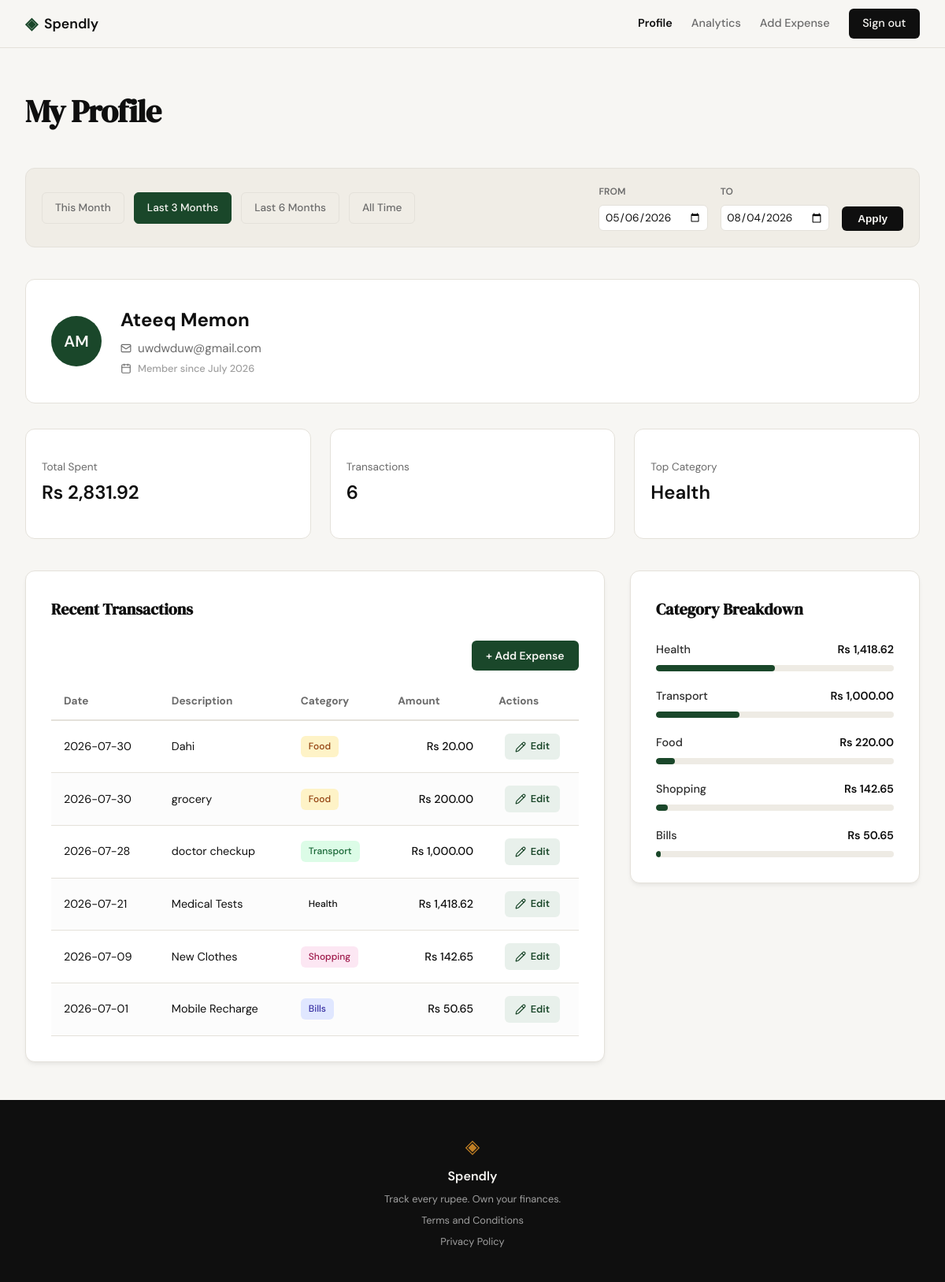
The page /profile?date_from=2026-05-06&date_to=2026-08-04 (signed in) on the database its author committed.
### tables this page shows
CREATE TABLE users (
                id INTEGER PRIMARY KEY AUTOINCREMENT,
                name TEXT NOT NULL,
                email TEXT UNIQUE NOT NULL,
                password_hash TEXT NOT NULL,
                created_at TEXT DEFAULT (datetime('now'))
            );

CREATE TABLE expenses (
                id INTEGER PRIMARY KEY AUTOINCREMENT,
                user_id INTEGER NOT NULL,
                amount REAL NOT NULL,
                category TEXT NOT NULL,
                date TEXT NOT NULL,
                description TEXT,
                created_at TEXT DEFAULT (datetime('now')),
                FOREIGN KEY (user_id) REFERENCES users (id)
            );

### app.py (the view)
@app.route("/profile")
def profile():
    if not session.get("user_id"):
        flash("Please log in to access your profile.", "error")
        return redirect(url_for("login"))
    user_id = session["user_id"]
    date_from = request.args.get("date_from")
    date_to = request.args.get("date_to")
    validated_from = None
    validated_to = None
    if date_from and date_to:
        try:
            validated_from = datetime.strptime(date_from, "%Y-%m-%d").date()
            validated_to = datetime.strptime(date_to, "%Y-%m-%d").date()
            if validated_from > validated_to:
                flash("Start date must be before end date.", "error")
                validated_from = validated_to = None
        except ValueError:
            validated_from = validated_to = None # Explicitly reset
    today = datetime.now().date()
    presets = {
        "this_month": {
            "label": "This Month",
            "from": datetime(today.year, today.month, 1).date(),
            "to": today
        },
        "last_3_months": {
            "label": "Last 3 Months",
            "from": today - timedelta(days=90), # Approx 3 months
            "to": today
        },
        "last_6_months": {
            "label": "Last 6 Months",
            "from": today - timedelta(days=180), # Approx 6 months
            "to": today
        },
        "all_time": {
            "label": "All Time",
            "from": None,
            "to": None
        }
    }
    user_info = get_user_by_id(user_id)
    if not user_info:
        flash("User profile not found.", "error")
        return redirect(url_for("login"))
    stats = get_summary_stats(user_id, date_from=validated_from, date_to=validated_to)
    txs = get_recent_transactions(user_id, date_from=validated_from, date_to=validated_to)
    cats = get_category_breakdown(user_id, date_from=validated_from, date_to=validated_to)
    profile_data = {
        "user": {
            "name": user_info["name"],
            "email": user_info["email"],
            "initials": "".join([n[0].upper() for n in user_info["name"].split()]),
            "joined": user_info["member_since"]
        },
        "stats": {
            "total_spent": f"Rs {stats['total_spent']:,.2f}",
            "tx_count": stats["transaction_count"],
            "top_category": stats["top_category"]
        },
        "transactions": [
            {
                "id": tx["id"],
                "date": tx["date"],
                "desc": tx["desc"],
                "category": tx["category"],
                "amount": f"Rs {tx['amount']:,.2f}"
            }
            for tx in txs
        ],
        "categories": [
            {
                "name": cat["name"],
                "amount": f"Rs {cat['amount']:,.2f}",
                "percent": cat["pct"]
            }
            for cat in cats
        ]
    }
    return render_template("profile.html", profile=profile_data, date_from=validated_from, date_to=validated_to, presets=presets)

### database/db.py (called while the page is built)
def get_db():
    conn = sqlite3.connect(DB_PATH)
    conn.row_factory = sqlite3.Row
    conn.execute("PRAGMA foreign_keys = ON")
    return conn

### database/queries.py (called while the page is built)
def get_user_by_id(user_id):
    with get_db() as conn:
        row = conn.execute('SELECT name, email, created_at FROM users WHERE id = ?', (user_id,)).fetchone()
        if not row:
            return None
        try:
            dt = datetime.strptime(row['created_at'], '%Y-%m-%d %H:%M:%S')
            member_since = dt.strftime('%B %Y')
        except (ValueError, TypeError):
            member_since = "Unknown"
        return {
            "name": row['name'],
            "email": row['email'],
            "member_since": member_since
        }

### templates/profile.html (shortened to what this page needs)
{% extends "base.html" %}
{% block content %}
<div class="profile-container">
    <header class="profile-header">
        <h1 class="profile-title">My Profile</h1>
    </header>
    <section class="profile-filter-bar">
        <div class="filter-presets">
            {% for id, preset in presets.items() %}
            <a href="{{ url_for('profile', date_from=preset.from, date_to=preset.to) }}"
               class="filter-btn {{ 'active' if (date_from == preset.from and date_to == preset.to) else '' }}">
                {{ preset.label }}
            </a>
            {% endfor %}
        </div>
        <form class="filter-custom-range" method="GET" action="{{ url_for('profile') }}">
            <div class="input-group">
                <label for="date_from">From</label>
                <input type="date" id="date_from" name="date_from" value="{{ date_from or '' }}">
            </div>
            <div class="input-group">
                <label for="date_to">To</label>
                <input type="date" id="date_to" name="date_to" value="{{ date_to or '' }}">
            </div>
            <button type="submit" class="btn-apply">Apply</button>
        </form>
    </section>
    <section class="profile-user-card">
        <div class="user-info-wrapper">
            <div class="avatar-circle">
                {{ profile.user.initials }}
            </div>
            <div class="user-details">
                <h2 class="user-name">{{ profile.user.name }}</h2>
                <div class="user-email-row">
                    <i data-lucide="mail" class="inline-icon"></i>
                    <span class="user-email">{{ profile.user.email }}</span>
                </div>
                <div class="user-meta-row">
                    <i data-lucide="calendar" class="inline-icon"></i>
                    <span class="user-meta">Member since {{ profile.user.joined }}</span>
                </div>
            </div>
        </div>
    </section>
    <section class="profile-stats-row">
        <div class="summary-card">
            <div class="stat-content">
                <span class="stat-label">Total Spent</span>
                <span class="stat-value">{{ profile.stats.total_spent }}</span>
            </div>
        </div>
        <div class="summary-card">
            <div class="stat-content">
                <span class="stat-label">Transactions</span>
                <span class="stat-value">{{ profile.stats.tx_count }}</span>
            </div>
        </div>
        <div class="summary-card">
            <div class="stat-content">
                <span class="stat-label">Top Category</span>
                <span class="stat-value">{{ profile.stats.top_category }}</span>
            </div>
        </div>
    </section>
    <div class="profile-grid">
        <section class="profile-section">
            <div class="dashboard-card">
                <h3 class="section-title">Recent Transactions</h3>
                <div class="table-actions">
                    <a href="{{ url_for('add_expense') }}" class="btn-add-expense">+ Add Expense</a>
                </div>
                <div class="table-responsive">
                    <table class="dashboard-table">
                        <thead>
                            <tr>
                                <th>Date</th>
                                <th>Description</th>
                                <th>Category</th>
                                <th class="text-right">Amount</th>
                                <th class="text-center">Actions</th>
                            </tr>
                        </thead>
                        <tbody>
                            {% for tx in profile.transactions %}
                            <tr>
                                <td>{{ tx.date }}</td>
                                <td>{{ tx.desc }}</td>
                                <td>
                                    <span class="category-badge badge-{{ tx.category|lower }}">
                                        {{ tx.category }}
                                    </span>
                                </td>
                                <td class="text-right amount">{{ tx.amount }}</td>
                                <td class="text-center">
                                    <a href="{{ url_for('edit_expense', id=tx.id) }}" class="action-btn action-edit" title="Edit expense">
                                        <i data-lucide="pencil" class="action-icon"></i>
                                        <span>Edit</span>
                                    </a>
                                </td>
                            </tr>
                            {% endfor %}
                        </tbody>
                    </table>
                </div>
            </div>
        </section>
        <section class="profile-section">
            <div class="dashboard-card">
                <h3 class="section-title">Category Breakdown</h3>
                <div class="category-list">
                    {% for cat in profile.categories %}
                    <div class="category-item">
                        <div class="category-info">
                            <span class="cat-name">{{ cat.name }}</span>
                            <span class="cat-amount">{{ cat.amount }}</span>
                        </div>
                        <div class="progress-bar-container">
                            <div class="progress-bar" style="width: {{ cat.percent }}%;"></div>
                        </div>
                    </div>
                    {% endfor %}
                </div>
            </div>
        </section>
    </div>
</div>
{% endblock %}

### rows shown on the page
users: user.name "Ateeq Memon", user.email "uwdwduw@gmail.com"
expenses: stats.top_category "Health", date "2026-07-21", desc "Medical Tests", category "Health", amount "Rs 1,418.62"
expenses: date "2026-07-30", desc "Dahi", category "Food", amount "Rs 20.00"
expenses: date "2026-07-30", desc "grocery", category "Food", amount "Rs 200.00"
expenses: date "2026-07-28", desc "doctor checkup", category "Transport", amount "Rs 1,000.00"
expenses: date "2026-07-09", desc "New Clothes", category "Shopping", amount "Rs 142.65"
expenses: date "2026-07-01", desc "Mobile Recharge", category "Bills", amount "Rs 50.65"

### other values the page prints
{{ preset.label }} "This Month" "Last 3 Months" "Last 6 Months" "All Time"
{{ profile.user.initials }} "AM"
{{ profile.user.joined }} "July 2026"
{{ profile.stats.total_spent }} "Rs 2,831.92"
{{ profile.stats.tx_count }} "6"
{{ cat.name }} "Health" "Transport" "Food" "Shopping" "Bills"
{{ cat.amount }} "Rs 1,418.62" "Rs 1,000.00" "Rs 220.00" "Rs 142.65" "Rs 50.65"
